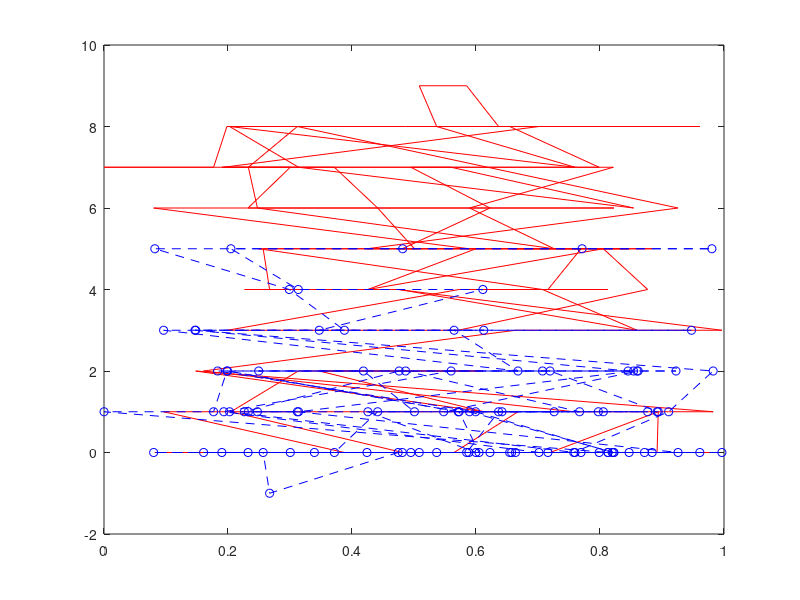

Reproduce this figure in MATLAB.
Number_Of_Time_Slots=100;
Previos_State_Check_InputPort1=0;
Previos_State_Check_InputPort2=0;
for Iteration_Var1=1:1:Number_Of_Time_Slots
Arrival_Probabilities(:,Iteration_Var1)=rand();
end
Input_Buffer_1=0;
Input_Buffer_2=0;
Output_Buffer_1=0;
Output_Buffer_2=0;
Counter1=0;
Counter2=0;
Previous_State_Port1=0;
Previous_State_Port2=0;
for Iteration_Var1=1:1:Number_Of_Time_Slots
      Packets_Processed=0;
      Count_Of_1Packets=0;
      %Count_Of_2Packets=0;
     if(rand()>Arrival_Probabilities(Iteration_Var1))% Packets arriving at Input buffer 1
     Input_Buffer_1=Input_Buffer_1+1;
     end
     if(rand()>Arrival_Probabilities(Iteration_Var1))% Packets arriving at Input buffer 2
     Input_Buffer_2=Input_Buffer_2+1;
     end
     Switching_Probability=rand();    % Probability of switching the arrived packet to Output port 1 or port 2(Rij)
     Random_Number=rand();
       if(Input_Buffer_1~=0 && Input_Buffer_2~=0)
               if(Switching_Probability>0.5 && Random_Number<=0.5)% (1,0) 
                   if(Previous_State_Port1==0 && Counter1~=0)%(0,0)
                        Counter1=Counter1+1;
                        if(rand()<=0.5)
                        Input_Buffer_1=Input_Buffer_1-1;
                        Output_Buffer_1=Output_Buffer_1+1;
                        Previous_State_Port2=0;
                        Packets_Processed=Packets_Processed+1;
                        else
                        Input_Buffer_2=Input_Buffer_2-1;
                        Output_Buffer_1=Output_Buffer_1+1;
                        Previous_State_Port1=0;
                        Packets_Processed=Packets_Processed+1;
                        end 
               elseif(Previous_State_Port2==1 && Counter2~=0)% (1,1)
                        Counter2=Counter2+1
                        if(rand()<=0.5)
                        Input_Buffer_1=Input_Buffer_1-1;
                        Output_Buffer_2=Output_Buffer_2+1;
                        Previous_State_Port2=1;
                        Packets_Processed=Packets_Processed+1;
                        else
                        Input_Buffer_2=Input_Buffer_2-1;
                        Output_Buffer_2=Output_Buffer_2+1;
                        Previous_State_Port1=1;
                        Packets_Processed=Packets_Processed+1;
                        end
                else %(1,0)Both the packets will be delivered.
                        Input_Buffer_1=Input_Buffer_1-1;
                        Input_Buffer_2=Input_Buffer_2-1;
                        Output_Buffer_1=Output_Buffer_1+1;
                        Output_Buffer_2=Output_Buffer_2+1;
                        Packets_Processed=Packets_Processed+2;
                end
              end
              if(Switching_Probability<=0.5 && Random_Number>0.5)% (0,1) 
                   if(Previous_State_Port2==0 && Counter1~=0)%(0,0)
                        Counter1=Counter1+1;
                        if(rand()<=0.5)
                        Input_Buffer_1=Input_Buffer_1-1;
                        Output_Buffer_1=Output_Buffer_1+1;
                        Previous_State_Port2=0;
                        Packets_Processed=Packets_Processed+1;
                        else
                        Input_Buffer_2=Input_Buffer_2-1;
                        Output_Buffer_1=Output_Buffer_1+1;
                        Previous_State_Port1=0;
                        Packets_Processed=Packets_Processed+1;
                        end 
                   elseif(Previous_State_Port1==1 && Counter2~=0)% (1,1)
                        Counter2=Counter2+1;
                        if(rand()<=0.5)
                        Input_Buffer_1=Input_Buffer_1-1;
                        Output_Buffer_2=Output_Buffer_2+1;
                        Previous_State_Port2=1;
                        Packets_Processed=Packets_Processed+1;
                        else
                        Input_Buffer_2=Input_Buffer_2-1;
                        Output_Buffer_2=Output_Buffer_2+1;
                        Previous_State_Port1=1;
                        Packets_Processed=Packets_Processed+1;
                        end
                   else %(0,1)Both the packets will be delivered.
                        Input_Buffer_1=Input_Buffer_1-1;
                        Input_Buffer_2=Input_Buffer_2-1;
                        Output_Buffer_1=Output_Buffer_1+1;
                        Output_Buffer_2=Output_Buffer_2+1;
                        Packets_Processed=Packets_Processed+2;
                    end
              end 
           if(Switching_Probability<=0.58 && Random_Number<=0.5)% (0,0) 
                   if(Previous_State_Port1==0 && Counter1~=0) %(1,0)
                        Input_Buffer_1=Input_Buffer_1-1;
                        Output_Buffer_1=Output_Buffer_1+1;
                        Input_Buffer_2=Input_Buffer_2-1;
                        Output_Buffer_2=Output_Buffer_2+1;
                        Packets_Processed=Packets_Processed+2;
                   elseif(Previous_State_Port2==1 && Counter2~=0)% (0,1)
                         Input_Buffer_1=Input_Buffer_1-1;
                         Output_Buffer_1=Output_Buffer_1+1;
                         Input_Buffer_2=Input_Buffer_2-1;
                         Output_Buffer_2=Output_Buffer_2+1;
                         Packets_Processed=Packets_Processed+2;
                   else %(0,0)Only one of thr packets will be delivered
                        Counter1=Counter1+1;
                        if(rand<=0.5)
                        Input_Buffer_1=Input_Buffer_1-1;
                        Output_Buffer_1=Output_Buffer_1+1;
                        Previous_State_Port2=0;
                        Packets_Processed=Packets_Processed+1;
                        else
                        Input_Buffer_2=Input_Buffer_2-1;
                        Output_Buffer_1=Output_Buffer_1+1;
                        Previous_State_Port1=0;
                        Packets_Processed=Packets_Processed+1;
                        end
                   end
           end
        if(Switching_Probability>0.5 && Random_Number>0.5)% (1,1) 
                   if(Previous_State_Port2==0 && Counter1~=0) %(1,0)
                        Input_Buffer_1=Input_Buffer_1-1;
                        Output_Buffer_1=Output_Buffer_1+1;
                        Input_Buffer_2=Input_Buffer_2-1;
                        Output_Buffer_2=Output_Buffer_2+1;
                        Packets_Processed=Packets_Processed+2;
                   elseif(Previous_State_Port1==0 && Counter2~=0)% (0,1)
                         Input_Buffer_1=Input_Buffer_1-1;
                         Output_Buffer_1=Output_Buffer_1+1;
                         Input_Buffer_2=Input_Buffer_2-1;
                         Output_Buffer_2=Output_Buffer_2+1;
                         Packets_Processed=Packets_Processed+2;
                   else %(1,1)Only one of thr packets will be delivered
                        Counter2=Counter2+1;
                        if(rand<=0.5)
                        Input_Buffer_1=Input_Buffer_1-1;
                        Output_Buffer_1=Output_Buffer_1+1;
                        Previous_State_Port2=1;
                        Packets_Processed=Packets_Processed+1;
                        else
                        Input_Buffer_2=Input_Buffer_2-1;
                        Output_Buffer_1=Output_Buffer_1+1;
                        Previous_State_Port1=1;
                        Packets_Processed=Packets_Processed+1;
                        end
                  end         
        end  
  end
       Total_Buffer_Size(:,Iteration_Var1)=Input_Buffer_2+Input_Buffer_1;
       Buffer1_Size(:,Iteration_Var1)=Input_Buffer_1;
       Buffer2_Size(:,Iteration_Var1)=Input_Buffer_2;
       if(Packets_Processed~=0)
       Throughput(:,Iteration_Var1)=(Packets_Processed);
       Efficiency(:,Iteration_Var1)=(Throughput(:,Iteration_Var1)/2)*100;
       end
       Packets_Processed_Switch(:,Iteration_Var1)=Packets_Processed;        
end
Mean_Packets_Processed_Switch=mean(Packets_Processed_Switch);
Mean_ThroughPut=mean(Throughput);
Mean_Efficiency=mean(Efficiency);
Mean_Of_Buffer1=mean(Buffer1_Size);
Mean_Of_Buffer2=mean(Buffer2_Size);
Mean_Of_Total_Buffer=mean(Total_Buffer_Size);
disp('The Mean Throughput is =')
disp(Mean_ThroughPut);
disp('The Mean Efficiency is =')
disp(Mean_Efficiency);
disp('The Mean of the buffer1=');
disp(Mean_Of_Buffer1);
disp('The Mean of the buffer2=');
disp(Mean_Of_Buffer2);
disp('The Mean of the total buffer size =');
disp(Mean_Of_Total_Buffer);
disp('Mean of the packets processed by SWITCH in each slot');
disp(Mean_Packets_Processed_Switch);
%disp('The Arrival Probabilities=');
%disp(Arrival_Probabilities);
plot(Arrival_Probabilities,Buffer1_Size,'r',Arrival_Probabilities,Buffer2_Size,'b--o');

        